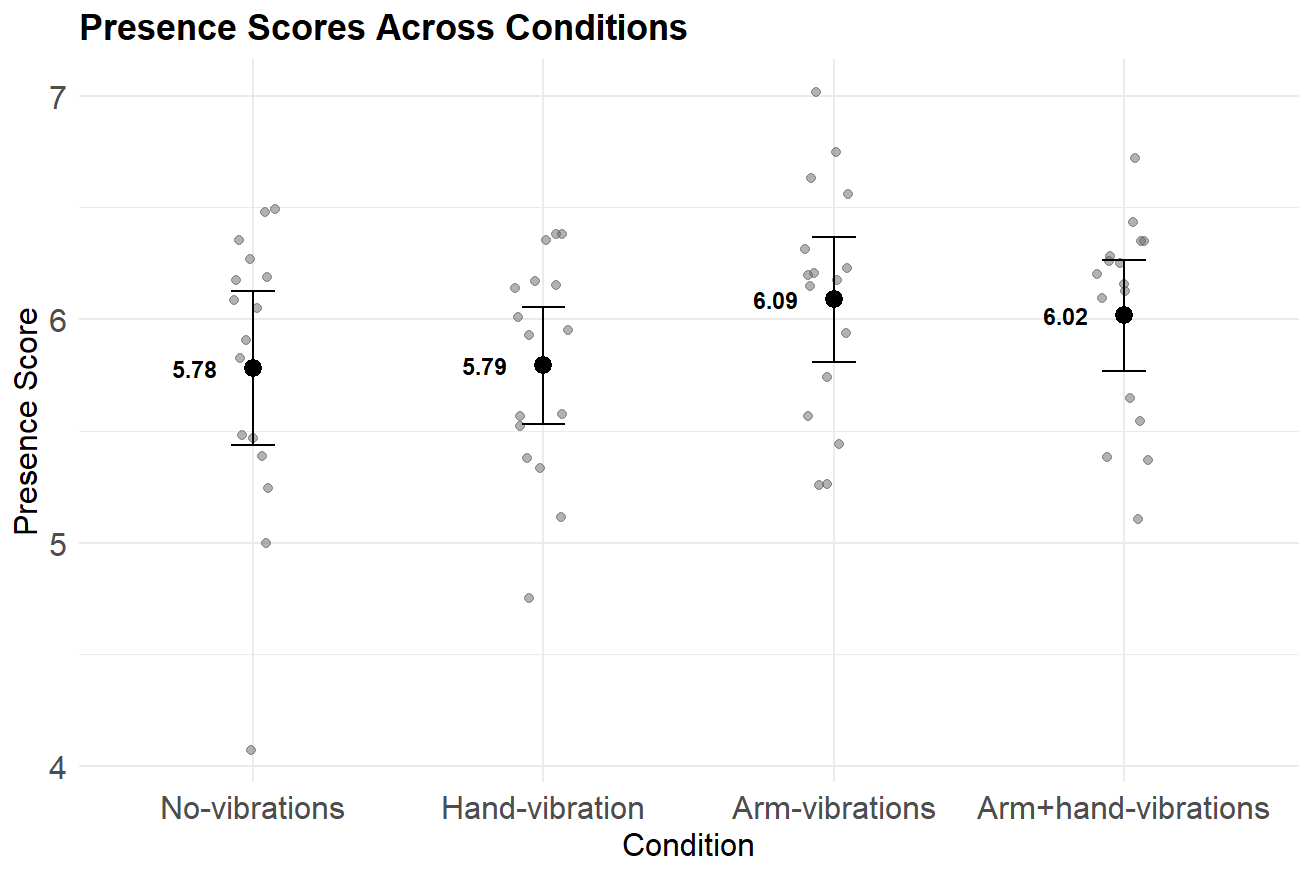

Write the R code that produced this figure.
library(readxl)
library(dplyr)
library(tidyr)
library(ggplot2)
library(writexl)
library(ez)

# ------- 0. LOAD & CLEAN DATA --------------------------

#raw <- read_excel("our_data.xlsx", sheet = "VAS")
raw <- read_excel("6. Semester/Projekt/Databehandling/our_data.xlsx", sheet = "Presence")

# Keep only the columns we need and give them tidy names
df <- raw %>%
  select(
    id = `Participant ID.`,
    condition = Condition,
    order = Order,
    sequence = Sequence,
    presence_score = `Presence Score`
  ) %>%
filter(!(id%in% c(4,5)))


#------ 1. find complete participants
# Participants with full data (all 4 conditions present and no NA in 'change')
complete_ids <- df %>%
  group_by(id) %>%
  summarise(n = n()) %>%
  filter(n == 4) %>%
  pull(id)

#filter final data
df_complete <- df %>% filter(id %in% complete_ids)

cat("Participants with complete Data sets:", paste(complete_ids, collapse = ", "), "\n")
cat("N =", length(complete_ids), "\n\n")


#----------- make factors------------
#create two factors from the dataset
df_complete <- df_complete %>%
  mutate(
    arm = case_when(
      condition %in% c("Arm-vibrations", "Arm+hand-vibrations") ~ "ON",
      TRUE ~ "OFF"
    ),
    hand = case_when(
      condition %in% c("Hand-vibration", "Arm+hand-vibrations") ~ "ON",
      TRUE ~ "OFF"
    )
  ) %>%
  mutate(
    arm = factor(arm),
    hand = factor(hand)
  )

#----------- 2. check for normality

#extract residuals
lm_model <- lm(presence_score ~ arm * hand + factor(id), data = df_complete)

#get residuals
res <- residuals(lm_model)

#test for normality
norm_results <- shapiro.test(res)

print(norm_results)

#visual check
qqnorm(res)
qqline(res)


#-----------2x2 RM ANOVA--------------
cat("\n=== 2x2 REPEATED-MEASURES ANOVA (parametric path) ===\n")

aov_model <- ezANOVA(
  data = df_complete %>% mutate(id = factor(id)),
  dv = presence_score,
  wid = id,
  within = .(arm, hand),   # the TWO factors
  type = 3,
  detailed = TRUE
)

print(aov_model)

#----- desriptive statistics


desc <- df_complete %>%
  group_by(condition) %>%
  summarise(
    n = n(),
    mean_presence = mean(presence_score),
    sd_presence = sd(presence_score),
    .groups = "drop"
  ) %>%
  mutate(
    se_presence = sd_presence / sqrt(n),
    t_crit = qt(0.975, df = n - 1),
    ci_lower = mean_presence - t_crit * se_presence,
    ci_upper = mean_presence + t_crit * se_presence
  )

#--------t-test-----
#bot residuals is normal and ANOVA is valid, so we schould use t-test
#“Since you are using a parametric ANOVA, your post-hoc tests should also be parametric (paired t-tests), not non-parametric (Wilcoxon).”
cat("\n=== T TEST ===\n")

pairwise_results <- lapply(pairs, function(pair) {
  
  data_wide <- df_complete %>%
    filter(condition %in% pair) %>%
    select(id, condition, presence_score) %>%
    pivot_wider(names_from = condition, values_from = presence_score)
  
  t_test <- t.test(
    data_wide[[pair[1]]],
    data_wide[[pair[2]]],
    paired = TRUE
  )
  
  data.frame(
    cond_1 = pair[1],
    cond_2 = pair[2],
    t = t_test$statistic,
    df = as.numeric(t_test$parameter),
    p_raw = t_test$p.value,
    p_bonferroni = min(t_test$p.value * n_pairs, 1),
    significant = ifelse(min(t_test$p.value * n_pairs, 1) < .05, "YES", "NO")
  )
})


pairwise_df <- bind_rows(pairwise_results)
print(pairwise_df)



# ------- Plots --------------------------

#REORDER CONDITIONS

df_complete$condition <- factor(
  df_complete$condition,
  levels = c(
    "No-vibrations",
    "Hand-vibration",
    "Arm-vibrations",
    "Arm+hand-vibrations"
    
  )
)



desc$condition <- factor(
  desc$condition,
  levels = levels(df_complete$condition)
)



y_max <- max(df_complete$presence_score, na.rm = TRUE)


p <- ggplot(df_complete, aes(x = condition, y = presence_score)) +
  
  
  #individual data points
  geom_jitter(
    width = 0.1,
    alpha = 0.5,
    color = "grey40",
    size = 2,
  ) +
  
  # CONNECTED LINES PER PARTICIPANT
  #geom_line(
   # aes(group = id),
    #color = "grey70",
    #linewidth = 0.6,
    #alpha = 0.6
  #) +
  
  #mean point
  geom_point(
    data = desc,
    aes(x = condition, y = mean_presence),
    color = "black",
    size = 4,
    inherit.aes = FALSE
    
  ) +
  
  
  #confidence intervals
  geom_errorbar(
    data = desc,
    aes(
      x = condition,
      ymin = ci_lower,
      ymax = ci_upper
    ),
    inherit.aes = FALSE,
    linewidth = 0.7,
    width = 0.15
  ) +
  
  
  # Mean value labels
  geom_text(
    data = desc,
    aes(
      x = condition,
      y = mean_presence,
      label = sprintf("%.2f", mean_presence)
    ),
    inherit.aes = FALSE,
    hjust = +1.8,
    fontface = "bold",
    size = 4
    
  ) +
  labs(
    title = "Presence Scores Across Conditions",
    x = "Condition",
    y = "Presence Score"
  ) +
  
  
  theme_minimal(base_size = 13)


print(p)
